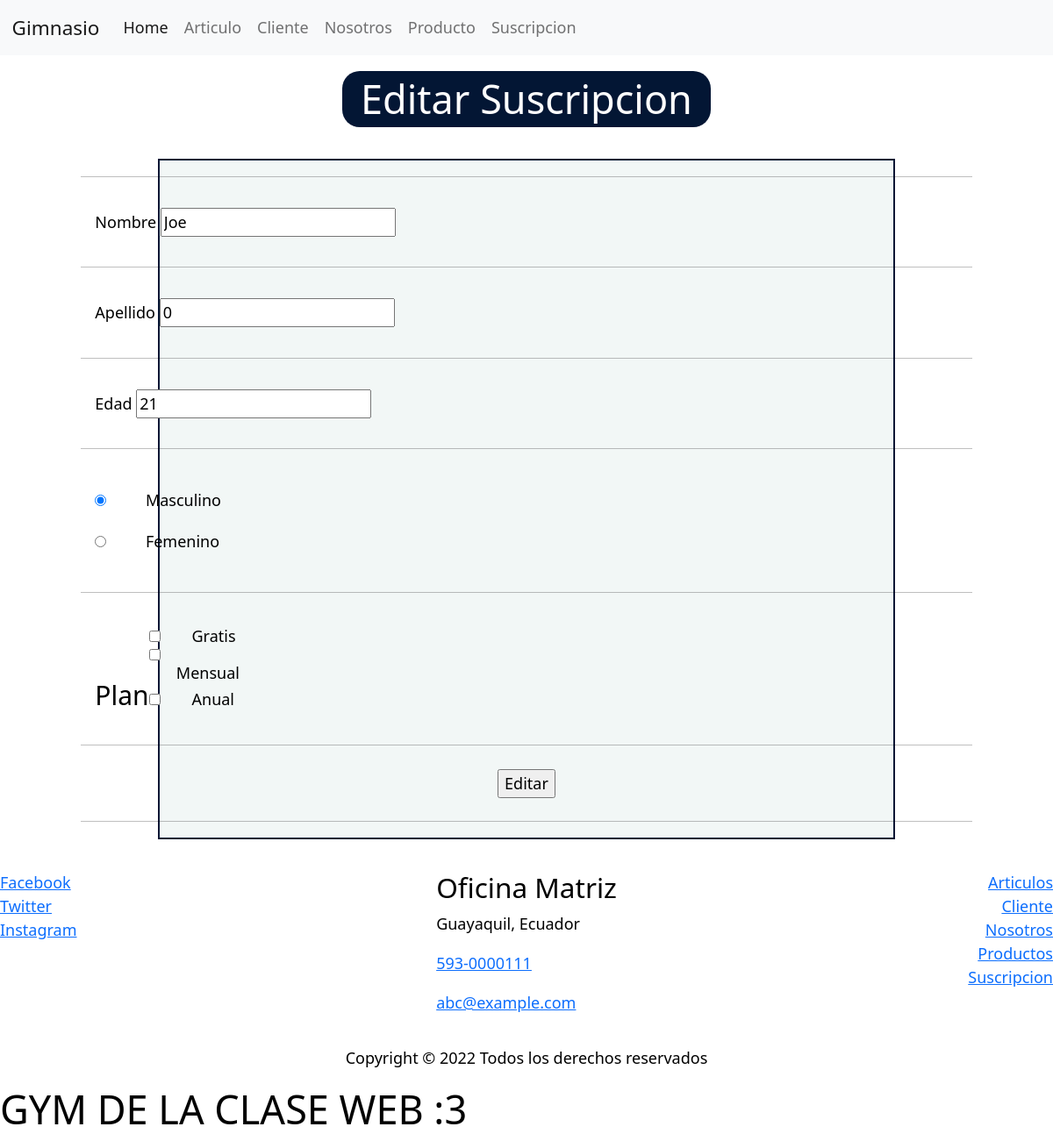
/SuscripcionController/editarVista&id=1, run on the app's committed database.
### tables this page shows
CREATE TABLE `suscripcion` (
  `id` int NOT NULL AUTO_INCREMENT,
  `nombre` varchar(60) NOT NULL,
  `apellido` varchar(60) NOT NULL,
  `edad` int NOT NULL,
  `genero` varchar(60) NOT NULL,
  `plan` varchar(50) NOT NULL,
  PRIMARY KEY (`id`)
);

### rutas/View.php (called while the page is built, shortened)
<?php
class View{
    private $resultados;
    function mostrarEdicion($nombreVista){
        $resultado = $this->getResultados();
        require "view/" . $nombreVista . ".php";
    }
    function setResultados($resultados){
        $this->resultados = $resultados;
    }
    function getResultados(){
        return $this->resultados;
    }
}
?>

### controller/SuscripcionController.php (called while the page is built, shortened)
<?php
require_once 'model/dao/SuscripcionDAO.php';
class SuscripcionController extends Controller{
    private $model;
    function __construct(){
        $this->model = new SuscripcionDAO();
    }
    public function editarVista(){
        $id= $_REQUEST['id'];
        $sus = $this->model->selectOne($id);
        $this->view->setResultados($sus);
        $this->view->mostrarEdicion('Suscripcion/Editar');
     }
}

### model/dao/SuscripcionDAO.php (called while the page is built, shortened)
<?php
require_once 'config/Conexion.php';
class SuscripcionDAO{
    private $con;
    public function __construct() {
        $this->con = Conexion::getConexion();
    }
    public function selectOne($id) {
        $sql = "select * from suscripcion where Id = :id";
        $stmt = $this->con->prepare($sql);
        $data = ['id' => $id];
        $stmt->execute($data);
        $usuario = $stmt->fetch(PDO::FETCH_ASSOC);
        return $usuario;
    }
}
?>

### config/Conexion.php (called while the page is built)
<?php
class Conexion {
    public static function getConexion() {
        $dsn = 'mysql:host=localhost;port=3306;dbname=' . DBNAME;
        $conexion = null;
        try {
            $conexion = new PDO($dsn, DBUSER, DBPASSWORD);
            $conexion->setAttribute(PDO::ATTR_ERRMODE, PDO::ERRMODE_EXCEPTION);
        } catch (Exception $e) {
            echo $e;
            die("error " . $e->getMessage());
        }
        return $conexion;
    }
}

### view/Suscripcion/Editar.php (the view, shortened to what this page needs)
<main id="ContenedorPrinciapl" >
       <div style="margin: auto; width: 50%; background-color: #031634; border-radius: 20px;">
         <h1 style="color: white; padding: 5px; text-align: center;">Editar Suscripcion</h1>
       </div><br>
       <div>
           <form action="<?php echo constant('URLBASE')?>SuscripcionController/editarSuscripcion&id=<?php echo $resultado['id']; ?>" method="POST" style="background-color: #F2F7F6; border: solid 2px #031634;">
               <hr>
               <div class="formularios">
                   <label>Nombre</label>
                   <input type="text" name="nombre" value="<?php echo $resultado['nombre']; ?>">
               </div>
               <hr>
               <div class="formularios">
                   <label>Apellido</label>
                   <input type="text" name="apellido" value="<?php echo $resultado['apellido']; ?>">
               </div>
               <hr>
               <div class="formularios">
                   <label>Edad</label>
                   <input type="number" name="edad" value="<?php echo $resultado['edad']; ?>">
               </div>
               <hr>
               <div class="formularios">
                   <input <?php echo (($resultado['genero'])=='Masculino')? "checked=''":"";?> type="radio" id="masculino" name="genero" value="Masculino" >
                   <label for="masculino" id="labeltext">Masculino</label><br>
                   <input <?php echo (($resultado['genero'])=='Femenino')? "checked=''":"";?> type="radio" id="femenino" name="genero" value="Femenino">
                   <label for="femenino" id="labeltext">Femenino</label><br>
               </div>
               <hr>
               <div class="formularios">
                   <label class="labelprinci">Plan<label>
                           <div>
                               <input <?php echo (($resultado['plan'])=='Gratis')? "checked=''":"";?> type="checkbox" name="plan" value="Gratis">
                               <label id="labeltext">Gratis</label>
                           </div>
                           <div>
                               <input <?php echo (($resultado['plan'])=='Mensual')? "checked=''":"";?> type="checkbox" name="plan" value="Mensual">
                               <label id="labeltext">Mensual</label>
                           </div>
                           <div>
                               <input <?php echo (($resultado['plan'])=='Anual')? "checked=''":"";?> type="checkbox" name="plan" value="Anual">
                               <label id="labeltext">Anual</label>
                           </div>
               </div>
               <hr>
               <div class="principal_abajo">
                   <input type="submit" value="Editar">
               </div>
               <hr>
           </form>
       </div>
   </main>
   </body>

### view/Suscripcion/Editar.php (style rules this page uses)
* { color: black; font-size: 18px; }
form { width: auto; display: flex; flex-direction: column; flex-wrap: wrap; align-content: center; justify-content: center; }
.formularios { width: 1000px; padding: 1%; margin: 1%; }
.principal_abajo { display: flex; justify-content: center; margin: 1%; }
#labeltext { margin-left: 30px; padding: 1%; font-size: 18px; }
.labelprinci { font-size: 30px; }
#ContenedorPrinciapl { padding: 1rem 15%; }

### data on the page
suscripcion: nombre "Joe", apellido "0", edad "21", genero "☑ Masculino", genero "☐ Femenino"
